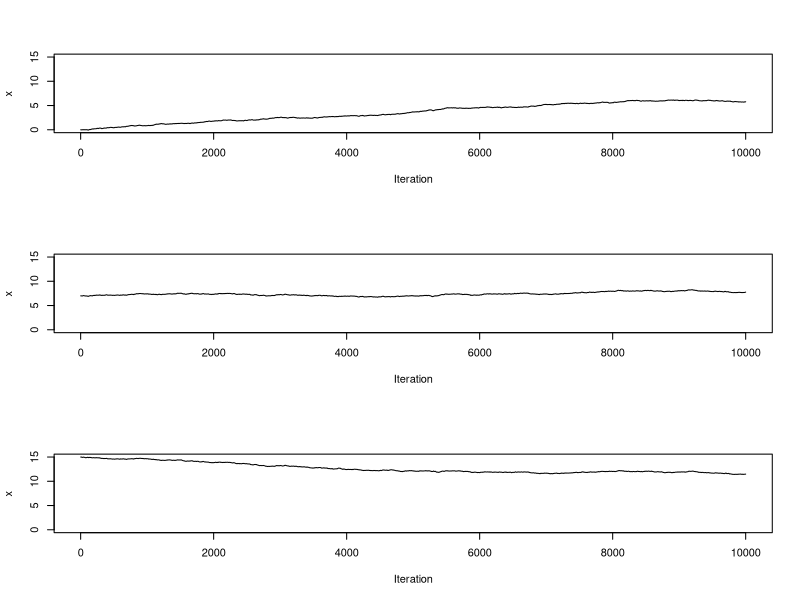
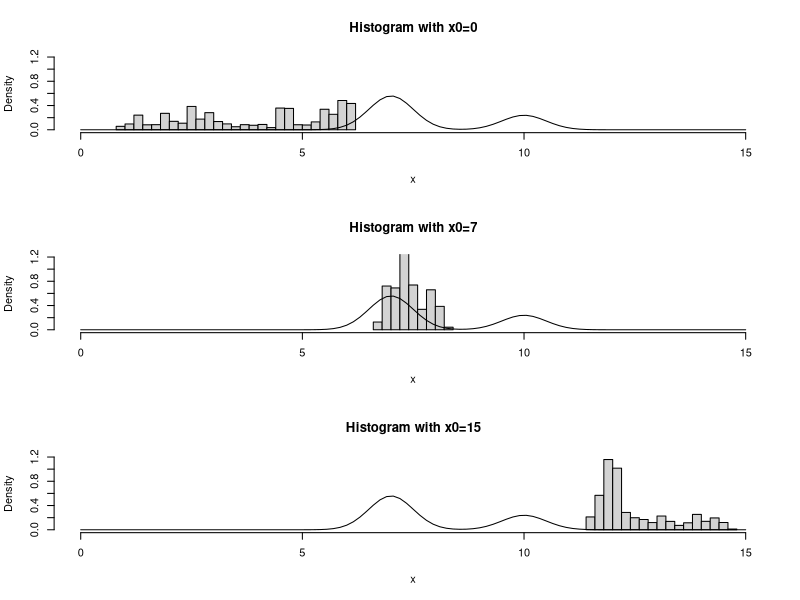
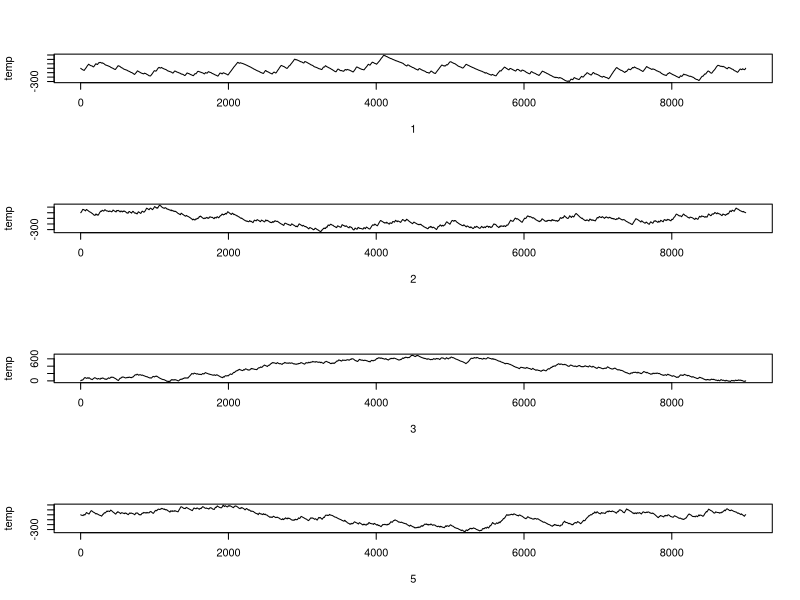
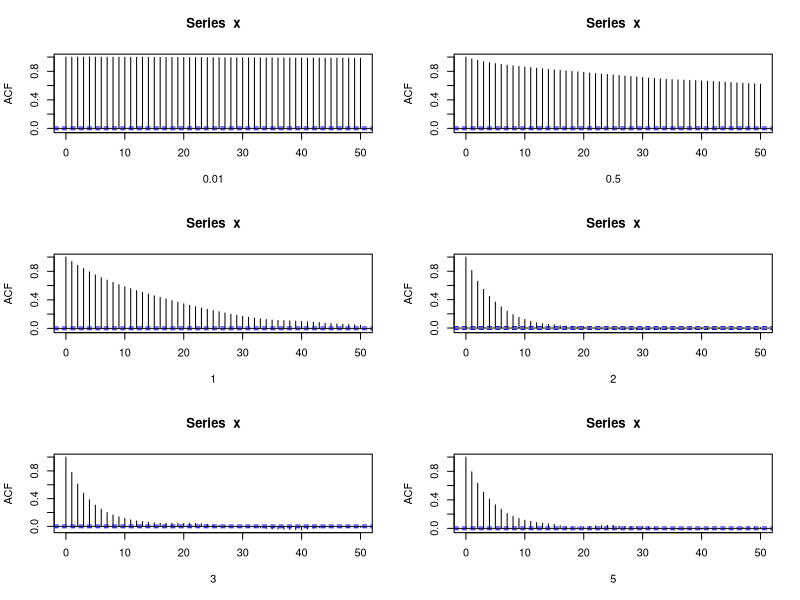
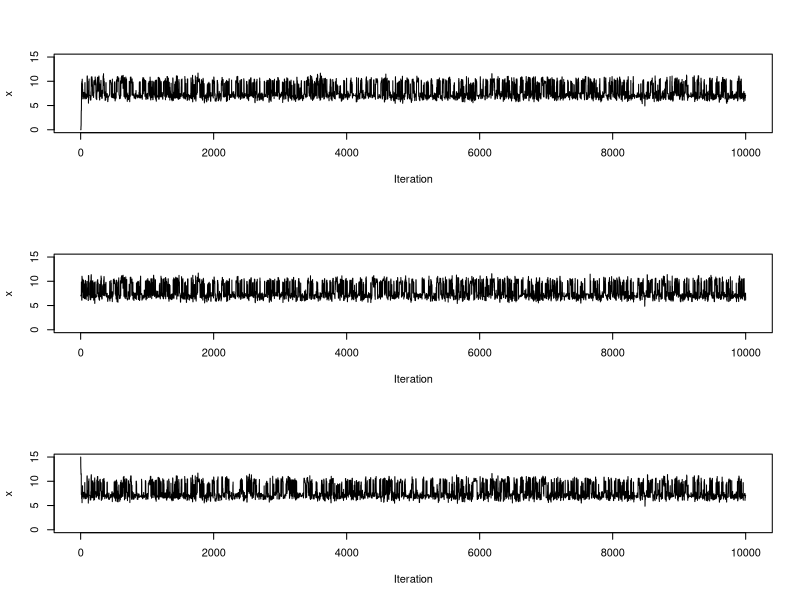
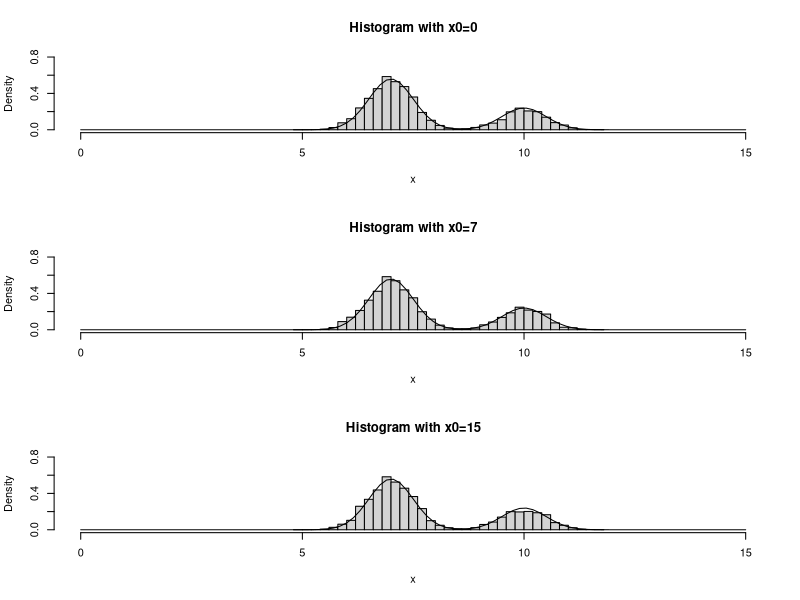
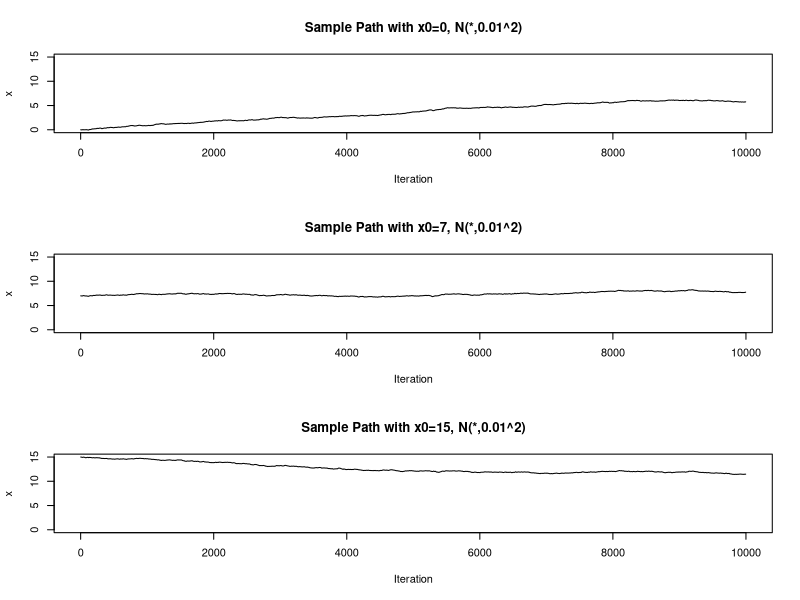
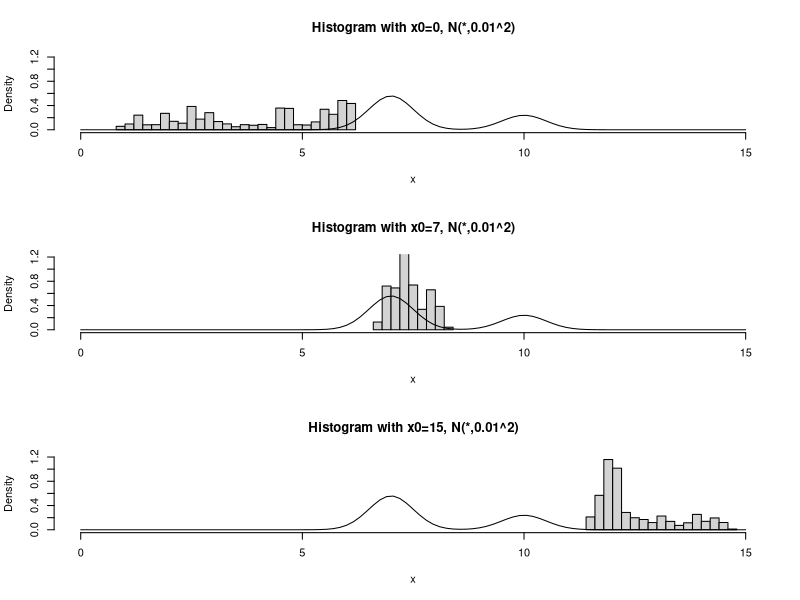

Generate these figures, in order, with R: (Note: this script raises an error after producing the figures.)
###### R code and output for hw3
###### Stat 494 -- computational statistics, fall 2008

#### Problem 1)
#### Exercise 7.2 on page 213
#### Target distribution: 0.7*N(7,0.5^2)+0.3*N(10,0.5^2)
f <- function(x) {
  0.7*dnorm(x, mean=7, sd=0.5) + 0.3*dnorm(x, mean=10, sd=0.5);
}
num.its = 10000         # Number of iterations

### Part (a)
## Proposal distribution: N(x^(t), 0.01^2)
sdnum <- 0.01

# starting value: x^(0) = 0
set.seed(3)             # Set random seed
x <- rep(0, num.its)    # MCMC output: vector of u realizations
x[1] <- 0               # Starting value
# This is the code for the Metropolis Hastings algorithm, random walk chain
j <- num.its - 1        # counting acceptance
for (i in 1:(num.its-1)) {
   # Generate proposal (random walk)
   x[i+1] <- x[i] + rnorm(1, mean=0, sd=sdnum);

   # Compute Metropolis-Hastings ratio
   R <- f(x[i+1])/f(x[i]);

   # Reject or accept proposal
   if (R<1) {
      if(rbinom(1,1,R)==0)  { x[i+1]<-x[i]; j<-j-1; }
   }
}
x.rw.1 <- x             # Save the output to examine later
cat("\nAcceptance Ratio:", round(j/num.its*100,2),"%\n")
#Acceptance Ratio:  95.06 %

# starting value: x^(0) = 7
set.seed(3)             # Set random seed
x <- rep(0, num.its)    # MCMC output: vector of u realizations
x[1] <- 7               # Starting value
# This is the code for the Metropolis Hastings algorithm, random walk chain
j <- num.its - 1        # counting acceptance
for (i in 1:(num.its-1)) {
   # Generate proposal (random walk)
   x[i+1] <- x[i] + rnorm(1, mean=0, sd=sdnum);

   # Compute Metropolis-Hastings ratio
   R <- f(x[i+1])/f(x[i]);

   # Reject or accept proposal
   if (R<1) {
      if(rbinom(1,1,R)==0)  { x[i+1]<-x[i]; j<-j-1; }
   }
}
x.rw.2 <- x             # Save the output to examine later
cat("\nAcceptance Ratio:", round(j/num.its*100,2),"%\n")
#Acceptance Ratio:  99.3 %

# starting value: x^(0) = 15
set.seed(3)             # Set random seed
x <- rep(0, num.its)    # MCMC output: vector of u realizations
x[1] <- 15              # Starting value
# This is the code for the Metropolis Hastings algorithm, random walk chain
j <- num.its - 1        # counting acceptance
for (i in 1:(num.its-1)) {
   # Generate proposal (random walk)
   x[i+1] <- x[i] + rnorm(1, mean=0, sd=sdnum);

   # Compute Metropolis-Hastings ratio
   R <- f(x[i+1])/f(x[i]);

   # Reject or accept proposal
   if (R<1) {
      if(rbinom(1,1,R)==0)  { x[i+1]<-x[i]; j<-j-1; }
   }
}
x.rw.3 <- x             # Save the output to examine later
cat("\nAcceptance Ratio:", round(j/num.its*100,2),"%\n")
#Acceptance Ratio:  96.1 %

# Sample paths
par(mfrow=c(3,1))
plot(x.rw.1,type="l",ylab="x",xlab="Iteration",ylim=c(0,15))
plot(x.rw.2,type="l",ylab="x",xlab="Iteration",ylim=c(0,15))
plot(x.rw.3,type="l",ylab="x",xlab="Iteration",ylim=c(0,15))

# save R graph of sample paths
postscript("samplepath_hw3_7_2a.ps",paper="special",width=5,height=7,horizontal=F)
par(mfrow=c(3,1))
temp <- seq(from=1, to=num.its, by=5)
plot(temp,x.rw.1[temp],type="l",ylab="x",xlab="Iteration", main="Sample Path with x0=0, N(*,0.01^2)", ylim=c(0,15))
plot(temp,x.rw.2[temp],type="l",ylab="x",xlab="Iteration", main="Sample Path with x0=7, N(*,0.01^2)", ylim=c(0,15))
plot(temp,x.rw.3[temp],type="l",ylab="x",xlab="Iteration", main="Sample Path with x0=15, N(*,0.01^2)", ylim=c(0,15))
dev.off()

# Summary statistics
burn.in=1:1000
summary.x1 <- summary(x.rw.1[-burn.in])
summary.x2 <- summary(x.rw.2[-burn.in])
summary.x3 <- summary(x.rw.3[-burn.in])
round(rbind(summary.x1,summary.x2,summary.x3),2)
#            Min. 1st Qu. Median  Mean 3rd Qu.  Max.
#summary.x1  0.84    2.47   4.42  3.93    5.51  6.15
#summary.x2  6.72    7.10   7.37  7.41    7.69  8.27
#summary.x3 11.41   11.87  12.09 12.47   13.04 14.65

# Histograms
par(mfrow=c(3,1))
hist(x.rw.1[-burn.in], xlim=c(0,15), ylim=c(0,1.2), nclass=30, xlab="x", main="Histogram with x0=0", freq=F)
curve(f, from=0, to=15, add=T)
hist(x.rw.2[-burn.in], xlim=c(0,15), ylim=c(0,1.2), nclass=10, xlab="x", main="Histogram with x0=7", freq=F)
curve(f, from=0, to=15, add=T)
hist(x.rw.3[-burn.in], xlim=c(0,15), ylim=c(0,1.2), nclass=20, xlab="x", main="Histogram with x0=15", freq=F)
curve(f, from=0, to=15, add=T)

# save R graph of histograms
postscript("histogram_hw3_7_2a.ps",paper="special",width=5,height=7,horizontal=F)
par(mfrow=c(3,1))
hist(x.rw.1[-burn.in], xlim=c(0,15), ylim=c(0,1.2), nclass=30, xlab="x", main="Histogram with x0=0, N(*,0.01^2)", freq=F)
curve(f, from=0, to=15, add=T)
hist(x.rw.2[-burn.in], xlim=c(0,15), ylim=c(0,1.2), nclass=10, xlab="x", main="Histogram with x0=7, N(*,0.01^2)", freq=F)
curve(f, from=0, to=15, add=T)
hist(x.rw.3[-burn.in], xlim=c(0,15), ylim=c(0,1.2), nclass=20, xlab="x", main="Histogram with x0=15, N(*,0.01^2)", freq=F)
curve(f, from=0, to=15, add=T)
dev.off()

### Part (b)
## Proposal distribution: N(x^(t), sdnum^2)
fchain <- function(sdnum, x0, inum) {  
  # function to generate M-H chain using proposal N(x^(t), sdnum^2)
  # starting at x0, length = inum
  # return vector "x" and acceptance ratio "acratio"
  num.its <- inum;
  x <- rep(0, num.its);    # MCMC output: vector of u realizations
  x[1] <- x0;              # Starting value
  j <- num.its - 1;        # counting acceptance
  for (i in 1:(num.its-1)) {
     # Generate proposal (random walk)
     x[i+1] <- x[i] + rnorm(1, mean=0, sd=sdnum);
     # Compute Metropolis-Hastings ratio
     R <- f(x[i+1])/f(x[i]);
     # Reject or accept proposal
     if (R<1) {
        if(rbinom(1,1,R)==0)  { x[i+1]<-x[i]; j<-j-1; }
     }
  }
  list(x=x, acratio=j/num.its);
}

# use cusum plot to choose proposal distribution (not required)
sdvec <- c(1,2,3,5)
x0 <- 0
inum <- 10000
burn.in <- 1:1000
par(mfrow=c(length(sdvec),1))
for(i in 1:length(sdvec)) {
  sdnum<-sdvec[i];
  temp<-fchain(sdnum,x0,inum);
  cat("\nsd=",sdnum," Acceptance Ratio:", round(temp$acratio*100,2),"%\n"); 
  x<-temp$x;
  temp <- x[-burn.in];
  ntemp <- length(temp);
  mtemp <- mean(temp);
  temp <- cumsum(temp-mtemp);
  plot(temp, type="l",xlab=sdnum);
}
#sd= 1  Acceptance Ratio: 51.83 %
#sd= 2  Acceptance Ratio: 37.39 %
#sd= 3  Acceptance Ratio: 30.7 %
#sd= 5  Acceptance Ratio: 20.99 %

# use actocorrelation function to choose proposal distribution (not required)
sdvec <- c(0.01,0.5,1,2,3,5)
par(mfrow=c(3,2))
for(i in 1:length(sdvec)) {
  sdnum<-sdvec[i];
  x<-fchain(sdnum,x0,inum)$x;
  acf(x, lag.max=50, type="correlation",xlab=sdnum);
}

## repeat (a) with proposal distribution: N(x^(t), 2^2)
sdnum <- 2

# starting value: x^(0) = 0
set.seed(3)             # Set random seed
x <- rep(0, num.its)    # MCMC output: vector of u realizations
x[1] <- 0               # Starting value
# This is the code for the Metropolis Hastings algorithm, random walk chain
j <- num.its - 1        # counting acceptance
for (i in 1:(num.its-1)) {
   # Generate proposal (random walk)
   x[i+1] <- x[i] + rnorm(1, mean=0, sd=sdnum);

   # Compute Metropolis-Hastings ratio
   R <- f(x[i+1])/f(x[i]);

   # Reject or accept proposal
   if (R<1) {
      if(rbinom(1,1,R)==0)  { x[i+1]<-x[i]; j<-j-1; }
   }
}
x.rw.1 <- x             # Save the output to examine later
cat("\nAcceptance Ratio:", round(j/num.its*100,2),"%\n")
#Acceptance Ratio:  38.39 %

# starting value: x^(0) = 7
set.seed(3)             # Set random seed
x <- rep(0, num.its)    # MCMC output: vector of u realizations
x[1] <- 7               # Starting value
# This is the code for the Metropolis Hastings algorithm, random walk chain
j <- num.its - 1        # counting acceptance
for (i in 1:(num.its-1)) {
   # Generate proposal (random walk)
   x[i+1] <- x[i] + rnorm(1, mean=0, sd=sdnum);

   # Compute Metropolis-Hastings ratio
   R <- f(x[i+1])/f(x[i]);

   # Reject or accept proposal
   if (R<1) {
      if(rbinom(1,1,R)==0)  { x[i+1]<-x[i]; j<-j-1; }
   }
}
x.rw.2 <- x             # Save the output to examine later
cat("\nAcceptance Ratio:", round(j/num.its*100,2),"%\n")
#Acceptance Ratio:  38.83 %

# starting value: x^(0) = 15
set.seed(3)             # Set random seed
x <- rep(0, num.its)    # MCMC output: vector of u realizations
x[1] <- 15              # Starting value
# This is the code for the Metropolis Hastings algorithm, random walk chain
j <- num.its - 1        # counting acceptance
for (i in 1:(num.its-1)) {
   # Generate proposal (random walk)
   x[i+1] <- x[i] + rnorm(1, mean=0, sd=sdnum);

   # Compute Metropolis-Hastings ratio
   R <- f(x[i+1])/f(x[i]);

   # Reject or accept proposal
   if (R<1) {
      if(rbinom(1,1,R)==0)  { x[i+1]<-x[i]; j<-j-1; }
   }
}
x.rw.3 <- x             # Save the output to examine later
cat("\nAcceptance Ratio:", round(j/num.its*100,2),"%\n")
#Acceptance Ratio:  38.41 %

# Sample paths
par(mfrow=c(3,1))
plot(x.rw.1,type="l",ylab="x",xlab="Iteration",ylim=c(0,15))
plot(x.rw.2,type="l",ylab="x",xlab="Iteration",ylim=c(0,15))
plot(x.rw.3,type="l",ylab="x",xlab="Iteration",ylim=c(0,15))

# save R graph of sample paths
postscript("samplepath_hw3_7_2b.ps",paper="special",width=5,height=7,horizontal=F)
par(mfrow=c(3,1))
temp <- seq(from=1, to=num.its, by=5)
plot(temp,x.rw.1[temp],type="l",ylab="x",xlab="Iteration", main="Sample Path with x0=0, N(*,2^2)", ylim=c(0,15))
plot(temp,x.rw.2[temp],type="l",ylab="x",xlab="Iteration", main="Sample Path with x0=7, N(*,2^2)", ylim=c(0,15))
plot(temp,x.rw.3[temp],type="l",ylab="x",xlab="Iteration", main="Sample Path with x0=15, N(*,2^2)", ylim=c(0,15))
dev.off()

# Summary statistics
burn.in=1:1000
summary.x1 <- summary(x.rw.1[-burn.in])
summary.x2 <- summary(x.rw.2[-burn.in])
summary.x3 <- summary(x.rw.3[-burn.in])
round(rbind(summary.x1,summary.x2,summary.x3),2)
#           Min. 1st Qu. Median Mean 3rd Qu.  Max.
#summary.x1 4.91    6.79   7.25 7.83    9.40 11.69
#summary.x2 4.85    6.82   7.27 7.87    9.49 11.69
#summary.x3 4.86    6.81   7.26 7.85    9.40 11.69 

# Histograms
par(mfrow=c(3,1))
hist(x.rw.1[-burn.in], xlim=c(0,15), ylim=c(0,0.8), nclass=30, xlab="x", main="Histogram with x0=0", freq=F)
curve(f, from=0, to=15, add=T)
hist(x.rw.2[-burn.in], xlim=c(0,15), ylim=c(0,0.8), nclass=30, xlab="x", main="Histogram with x0=7", freq=F)
curve(f, from=0, to=15, add=T)
hist(x.rw.3[-burn.in], xlim=c(0,15), ylim=c(0,0.8), nclass=30, xlab="x", main="Histogram with x0=15", freq=F)
curve(f, from=0, to=15, add=T)

# save R graph of histograms
postscript("histogram_hw3_7_2b.ps",paper="special",width=5,height=7,horizontal=F)
par(mfrow=c(3,1))
hist(x.rw.1[-burn.in], xlim=c(0,15), ylim=c(0,0.8), nclass=30, xlab="x", main="Histogram with x0=0, N(*,2^2)", freq=F)
curve(f, from=0, to=15, add=T)
hist(x.rw.2[-burn.in], xlim=c(0,15), ylim=c(0,0.8), nclass=30, xlab="x", main="Histogram with x0=7, N(*,2^2)", freq=F)
curve(f, from=0, to=15, add=T)
hist(x.rw.3[-burn.in], xlim=c(0,15), ylim=c(0,0.8), nclass=30, xlab="x", main="Histogram with x0=15, N(*,2^2)", freq=F)
curve(f, from=0, to=15, add=T)
dev.off()


#### Problem 2)
#### Example 7.4 (Stream ecology monitoring) on pages 196~197
alpha <- c(3,1,1)
lambda <- 50
num.its <- 10000

### Part (a)
N <- rep(0, num.its)          # iterations of N
P <- rep(0, num.its*3)        # iterations of (P1, P2, P3)
dim(P) <- c(num.its, 3)
Y <- rep(0, num.its*3)        # iterations of (Y1, Y2, Y3)
dim(Y) <- c(num.its, 3)

# sample initial values
set.seed(3)
N[1] <- rpois(1, lambda=lambda)
library(MCMCpack)             # need to install packages "MCMCpack" and "coda" first
P[1,] <- rdirichlet(1, alpha=alpha)
Y[1,] <- rmultinom(1, size=N[1], prob=P[1,])

# Gibbs iterations begin
for (i in 2:num.its) {
  Y[i,1] <- rbinom(1, size=N[i-1]-Y[i-1,2], prob=P[i-1,1]/(1-P[i-1,2]));
  Y[i,2] <- rbinom(1, size=N[i-1]-Y[i,1], prob=P[i-1,2]/(1-P[i-1,1]));
  P[i,1] <- (1-P[i-1,2])*rbeta(1, shape1=Y[i,1]+alpha[1], shape2=N[i-1]-Y[i,1]-Y[i,2]+alpha[3]);
  P[i,2] <- (1-P[i,1])*rbeta(1, shape1=Y[i,2]+alpha[2], shape2=N[i-1]-Y[i,1]-Y[i,2]+alpha[3]);
  P[i,3] <- 1 - P[i,1] - P[i,2];
  Y[i,3] <- rpois(1, lambda=lambda*P[i,3]);
  N[i] <- sum(Y[i,]);
}

### Part (b)
# Sample paths
par(mfrow=c(5,1))
plot(N,type="l",ylab="N",xlab="Iteration")
plot(Y[,1],type="l",ylab="Y1",xlab="Iteration")
plot(Y[,2],type="l",ylab="Y2",xlab="Iteration")
plot(P[,1],type="l",ylab="P1",xlab="Iteration")
plot(P[,2],type="l",ylab="P2",xlab="Iteration")

# save R graph of sample paths
postscript("samplepath_hw3_p2b.ps",paper="special",width=5,height=8,horizontal=F)
par(mfrow=c(5,1))
temp <- seq(from=1, to=num.its, by=10)
plot(temp,N[temp],type="l",ylab="N",xlab="Iteration", main="Sample Path of N")
plot(temp,Y[temp,1],type="l",ylab="Y1",xlab="Iteration", main="Sample Path of Y1")
plot(temp,Y[temp,2],type="l",ylab="Y2",xlab="Iteration", main="Sample Path of Y2")
plot(temp,P[temp,1],type="l",ylab="P1",xlab="Iteration", main="Sample Path of P1")
plot(temp,P[temp,2],type="l",ylab="P2",xlab="Iteration", main="Sample Path of P2")
dev.off()

### Part (c)
# Summary statistics
burn.in=1:1000
summary.N <- summary(N[-burn.in])
summary.Y1 <- summary(Y[-burn.in,1])
summary.Y2 <- summary(Y[-burn.in,2])
summary.P1 <- summary(P[-burn.in,1])
summary.P2 <- summary(P[-burn.in,2])
round(rbind(summary.N,summary.Y1,summary.Y2,summary.P1,summary.P2),2)
#            Min. 1st Qu. Median  Mean 3rd Qu.  Max.
#summary.N  28.00   45.00  50.00 49.96   55.00 76.00
#summary.Y1  0.00   22.00  30.00 30.24   38.00 71.00
#summary.Y2  0.00    3.00   8.00  9.56   14.00 47.00
#summary.P1  0.02    0.47   0.63  0.60    0.74  0.99
#summary.P2  0.00    0.07   0.16  0.19    0.27  0.88
